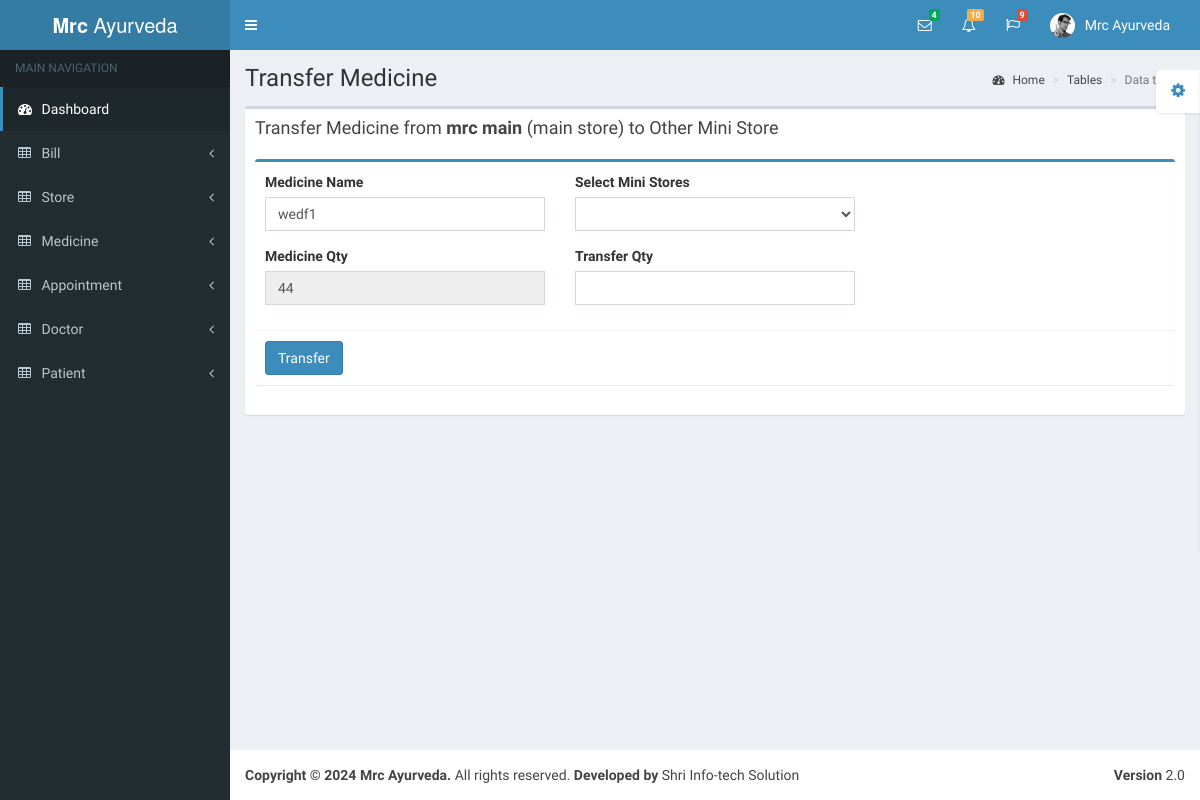
Page /store/transfer_mini_store_medicine_detail/3/ on the earlier database version.
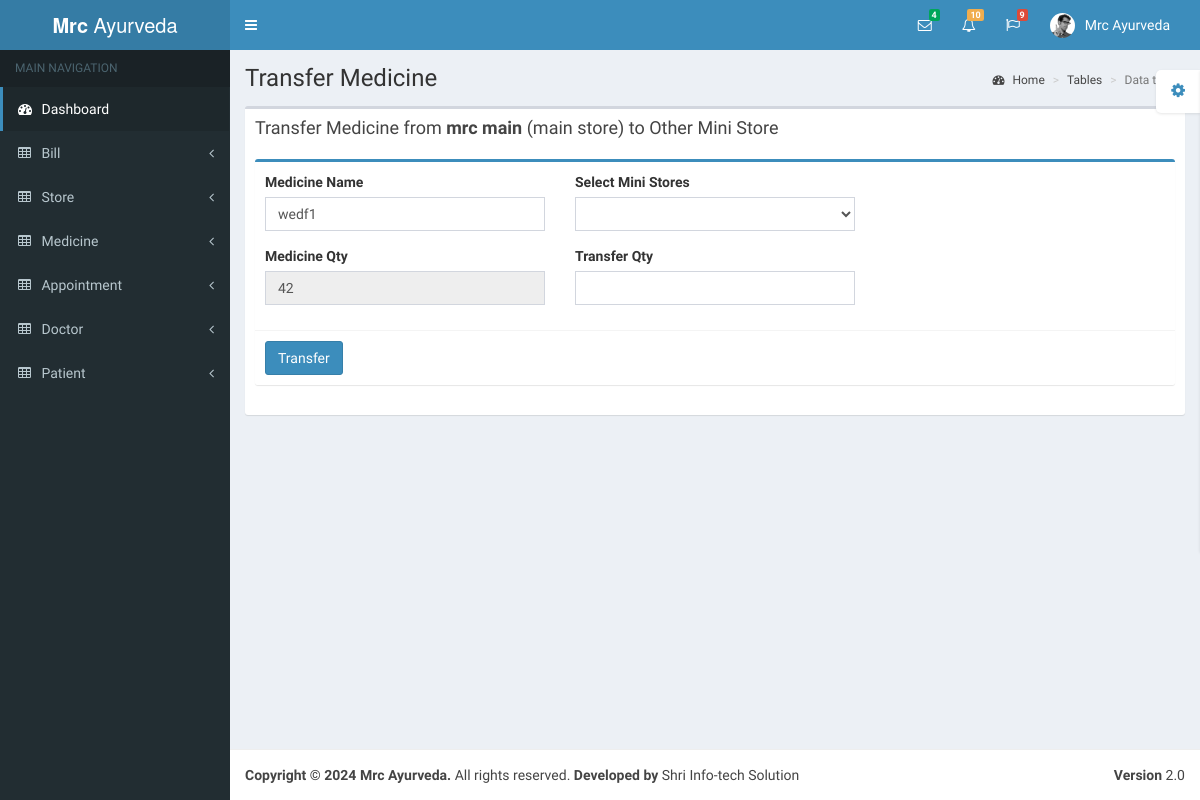
Same page on the later database version.
### store/models.py (models this page shows, shortened)
class MedicineStore(models.Model):
    from_store = models.ForeignKey(Store, related_name='Medicine_from_store', on_delete=models.PROTECT)
    to_store = models.ForeignKey(Store, related_name='Medicine_to_store', on_delete=models.PROTECT)
    medicine = models.ForeignKey(Medicine, on_delete=models.PROTECT)
    qty = models.IntegerField(null=True)
    created_at = models.DateTimeField(auto_now_add=True)
    updated_at = models.DateTimeField(auto_now=True, null=True, blank=True)
    class Meta:
        db_table = 'medicine_store'

### medicine/models.py (models this page shows, shortened)
class Medicine(models.Model):
    medicine_name = models.CharField(max_length=500, null=True)
    medicine_price = models.IntegerField(null=True)
    medicine_manufacturer = models.CharField(max_length=500, null=True)
    medicine_expiry = models.DateField(null=True)
    created_at = models.DateTimeField(auto_now_add=True)
    updated_at = models.DateTimeField(auto_now=True, null=True, blank=True)
    class Meta:
        db_table = 'medicine'

### store/views.py (the view)
# urls.py: path('transfer_mini_store_medicine_detail/<int:record_id>/', views.transfer_mini_store_medicine_detail, name='transfer_mini_store_medicine_detail'),
def transfer_mini_store_medicine_detail(request, record_id):
    store_medicine = MedicineStore.objects.get(id=record_id)
    from_store_id = store_medicine.to_store.id
    store_name = store_medicine.to_store.user.username
    mini_store = Store.objects.all().exclude(id=from_store_id)
    context = {
        'recorde_id': record_id,
        'from_store_id': from_store_id,
        'store_name': store_name,
        'store_medicine': store_medicine,
        'mini_store': mini_store
    }
    return render(request, 'transfer_medicine_from_mini_store.html', context)

### store/templates/transfer_medicine_from_mini_store.html (shortened to what this page needs)
{% extends 'base.html' %}
{% block content %}
<div class="wrapper">
    <div class="content-wrapper">
        <section class="content-header">
            <h1>Transfer Medicine</h1>
            <ol class="breadcrumb">
                <li><a href="/"><i class="fa fa-dashboard"></i> Home</a></li>
                <li><a href="/">Tables</a></li>
                <li class="active">Data tables</li>
            </ol>
        </section>
        <section class="content">
            <div class="row">
                <div class="col-xs-12">
                    <div class="box">
                        <div class="box-header">
                            <h3 class="box-title">Transfer Medicine from <strong>{{store_name}}</strong> (main store) to
                                Other Mini Store</h3>
                        </div>
                        <div class="box-body">
                            <div class="box box-primary">
                                <form id="medicine_form" role="form">{% csrf_token %}
                                    <div class="box-body">
                                        <div class="row">
                                            <div class="col-lg-4 form-group">
                                                <label for="medicine_name" class="form-label">Medicine Name</label>
                                                <input type="text" class="form-control" id="medicine_name"
                                                       name="medicine_name" value="{{store_medicine.medicine.medicine_name}}"
                                                       required>
                                            </div>
                                            <div class="col-lg-4 form-group">
                                                <label for="medicine_name" class="form-label">Select Mini Stores</label>
                                                <select name="to_store_id" id="to_store_id" class="form-control">
                                                </select>
                                            </div>
                                        </div>
                                        <div class="row">
                                            <div class="col-lg-4 form-group">
                                                <label for="medicine_qty" class="form-label">Medicine Qty</label>
                                                <input type="number" class="form-control" id="medicine_qty"
                                                       name="medicine_qty" value="{{store_medicine.qty}}" readonly required>
                                            </div>
                                            <div class="col-lg-4 form-group">
                                                <label for="medicine_qty" class="form-label">Transfer Qty</label>
                                                <input type="text" class="form-control" id="add_medicine_qty"
                                                       name="transfer_medicine_qty" onkeypress="return isNumberKey(event)"
                                                       maxlength="3" required>
                                            </div>
                                        </div>
                                    </div>
                                    <div class="box-footer">
                                        <button type="submit" class="btn btn-primary">Transfer</button>
                                    </div>
                                </form>
                            </div>
                        </div>
                    </div>
                </div>
            </div>
        </section>
    </div>
</div>
{% endblock content %}

Differences in the rows shown:
changed MedicineStore "wedf1": medicine_qty "44" → "42"
